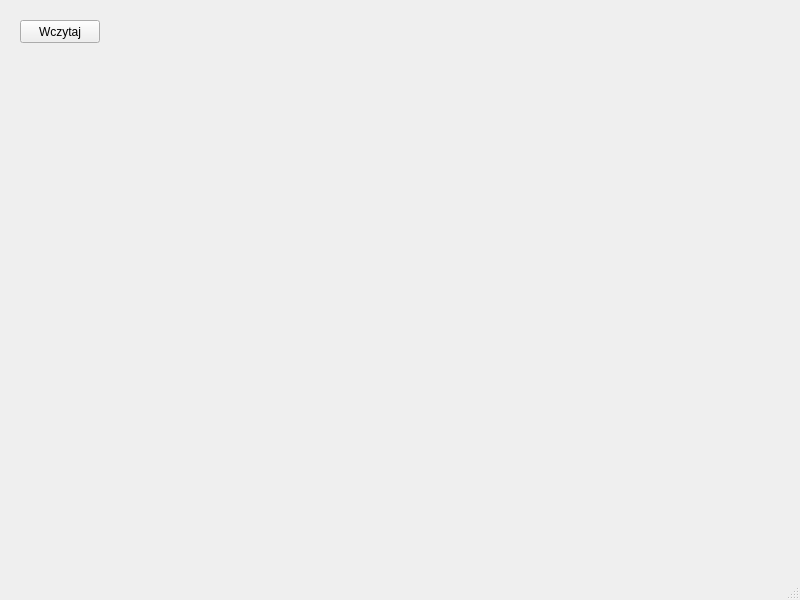
<?xml version="1.0" encoding="UTF-8"?>
<ui version="4.0">
 <class>MainWindow</class>
 <widget class="QMainWindow" name="MainWindow">
  <property name="geometry">
   <rect>
    <x>0</x>
    <y>0</y>
    <width>800</width>
    <height>600</height>
   </rect>
  </property>
  <property name="windowTitle">
   <string>MainWindow</string>
  </property>
  <widget class="QWidget" name="centralwidget">
   <widget class="QPushButton" name="pushButtonWczytaj">
    <property name="geometry">
     <rect>
      <x>20</x>
      <y>20</y>
      <width>80</width>
      <height>23</height>
     </rect>
    </property>
    <property name="text">
     <string>Wczytaj</string>
    </property>
   </widget>
  </widget>
  <widget class="QMenuBar" name="menubar">
   <property name="geometry">
    <rect>
     <x>0</x>
     <y>0</y>
     <width>800</width>
     <height>20</height>
    </rect>
   </property>
  </widget>
  <widget class="QStatusBar" name="statusbar"/>
 </widget>
 <resources/>
 <connections/>
</ui>
